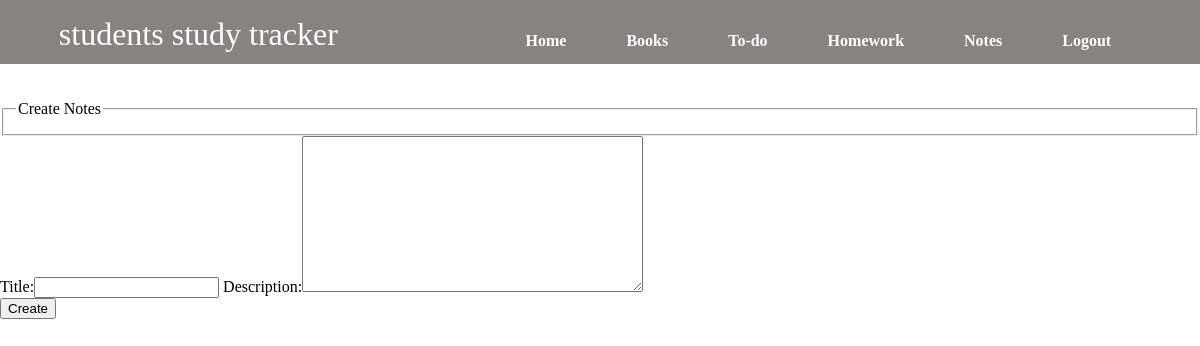
Page /notes (signed in) on the earlier database version.
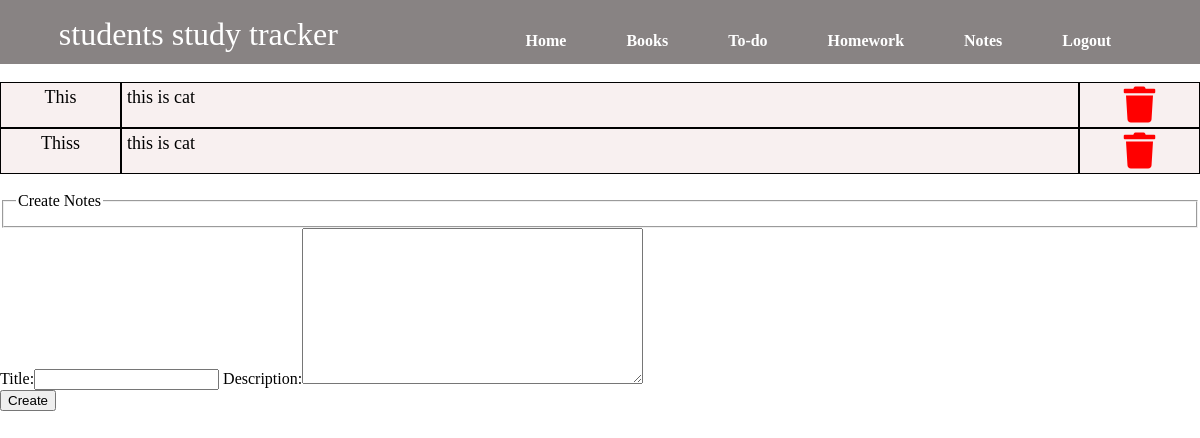
Same page on the later database version.
### dashboard/models.py (models this page shows, shortened)
class Notes(models.Model):
    user = models.ForeignKey(User, on_delete=models.CASCADE)
    title = models.CharField(max_length=200)
    description = models.TextField()
    class Meta:
        verbose_name = "notes"
        verbose_name_plural = "notes"

### dashboard/views.py (the view)
# urls.py: path('notes', views.notes, name='notes'),
@login_required
def notes(request):
    if request.method == "POST":
        form = NotesForm(request.POST)
        if form.is_valid():
            notes = Notes(user=request.user, title=request.POST['title'],description=request.POST['description'])
            notes.save()
        messages.success(request,f"Notes Added from {request.user.username} Successfully!")
    else:
        form = NotesForm()
    notes = Notes.objects.filter(user=request.user)
    context = {'notes':notes,'form':form}
    return render(request, 'dashboard/notes.html',context)

### dashboard/forms.py
class NotesForm(forms.ModelForm):
    class Meta:
        model = Notes
        fields=['title','description']

### dashboard/templates/dashboard/notes.html (shortened to what this page needs)
{% extends 'dashboard/base.html' %}
{% load static %}
{% block content %}
<div id="notes">
        {% for note in notes %}
                <div class="noteed">
                    <div class="title">{{note.title}}</div>
                    <div class="description">{{note.description}}</div>
                    <div class="delete"><a href="{% url 'delete-note' note.id %}"><i class="fa fa-trash fa-2x"></i></a>
                    </div>
                </div>
        {% endfor %}
</div>
<br>
<div class="container">
    <form method="POST">
        <fieldset class="form-group">
            <legend class="border-bottom mb-4">Create Notes</legend>
        </fieldset>
        {{form}}
        <div class="form-group">
            <button href="" class="btn btn-outline-info" type="submit">
                Create
            </button>
        </div>
    </form>
</div>
{% endblock content %}

Differences in the rows shown:
added Notes: title "This", description "this is cat"
added Notes: title "Thiss", description "this is cat"
